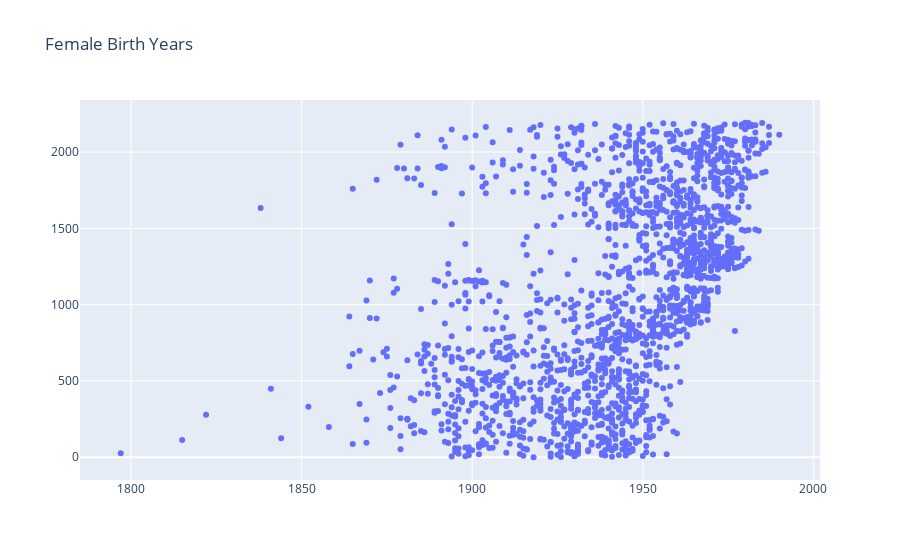

The notebook cell saved with this chart:
### Code cell
fig = go.Figure(data=go.Scatter(
                x=female_by['Birth Year'],
                hovertext=female_by['Name'],
                mode='markers'), layout=go.Layout(
        title=go.layout.Title(text=" Female Birth Years")))
fig.show()

### Figure 1 — Plotly figure (JSON) as saved in the notebook; plotly's stock layout.template omitted (floating-point values rounded to 4 significant figures; data arrays with more than 128 entries replaced by an {"elided": "..."} marker saying what was removed)
{"data": [{"hovertext": {"elided": "2193 str values"}, "mode": "markers", "type": "scatter", "x": {"elided": "2193 int values"}}], "layout": {"title": {"text": " Female Birth Years"}}}
